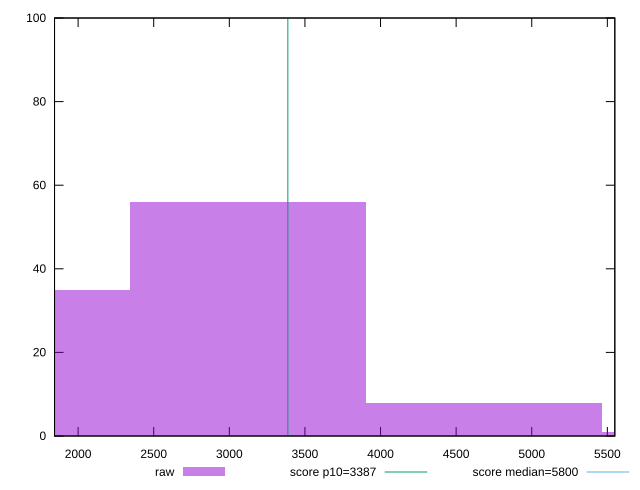

Source code (gnuplot):
reset

$raw <<EOF
4683.697595070202 8
3122.465063380135 56
1561.2325316900674 35
6244.93012676027 1
EOF

set key outside below
set boxwidth 1561.2325316900674
set xrange [1844.0705300072432:5549.443845989315]
set yrange [0:100]
set trange [0:100]
set style fill transparent solid 0.5 noborder

set parametric
set terminal svg size 640, 490 enhanced background rgb 'white'
set output "report_00013_2021-02-09T12-04-24.940Z/speed-index/samples/pages+cached+noadtech+nomedia/raw/histogram.svg"

plot $raw title "raw" with boxes, \
     3387,t title "score p10=3387", \
     5800,t title "score median=5800"

reset
